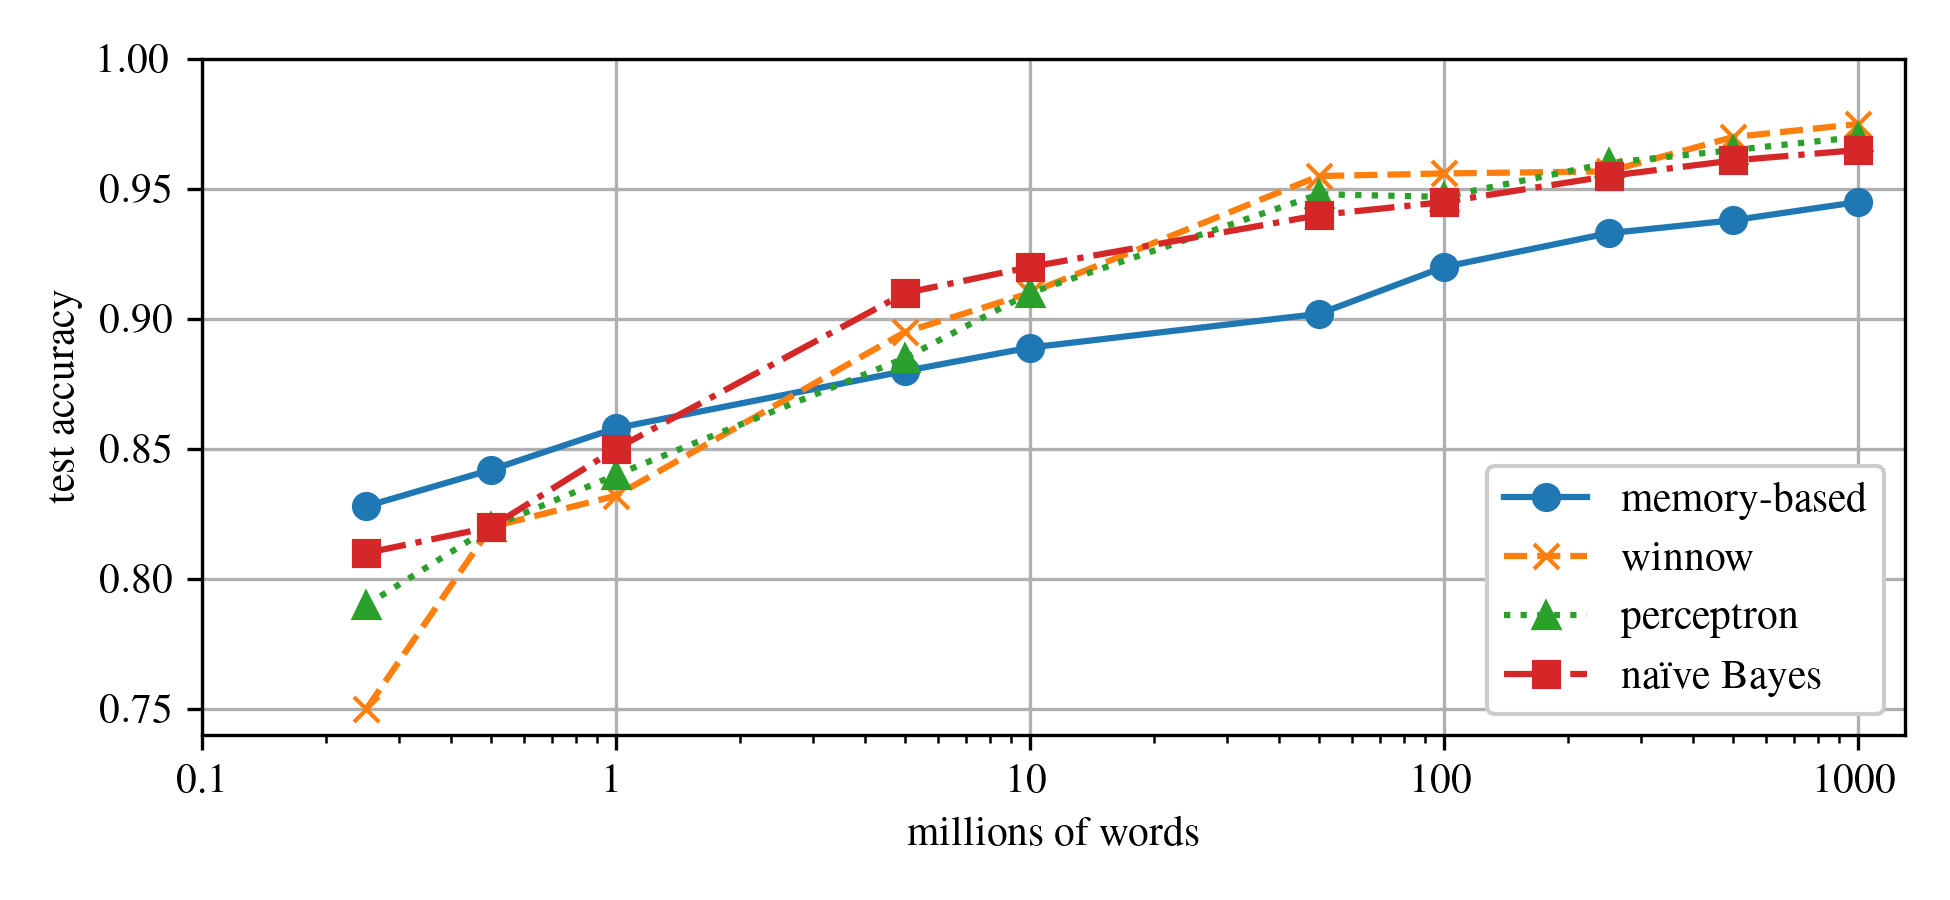

The script that saved this image:
#!/usr/bin/env python3
# -*- coding: utf-8 -*-

import IPython as IP
IP.get_ipython().run_line_magic('reset', '-sf')

#%% import modules and set default fonts and colors

"""
Default plot formatting code for Austin Downey's series of open-source notes/
books. This common header is used to set the fonts and format.

Header file last updated May 16, 2024
"""

import numpy as np
import scipy as sp
import matplotlib.pyplot as plt
import matplotlib as mpl


# set default fonts and plot colors
plt.rcParams.update({'text.usetex': True})
plt.rcParams.update({'image.cmap': 'viridis'})
plt.rcParams.update({'font.serif':['Times New Roman', 'Times', 'DejaVu Serif',
 'Bitstream Vera Serif', 'Computer Modern Roman', 'New Century Schoolbook',
 'Century Schoolbook L',  'Utopia', 'ITC Bookman', 'Bookman', 
 'Nimbus Roman No9 L', 'Palatino', 'Charter', 'serif']})
plt.rcParams.update({'font.family':'serif'})
plt.rcParams.update({'font.size': 10})
plt.rcParams.update({'mathtext.rm': 'serif'})
# I don't think I need this next line as its set to 'stixsans' above. 
plt.rcParams.update({'mathtext.fontset': 'custom'}) 
cc = plt.rcParams['axes.prop_cycle'].by_key()['color']
## End of plot formatting code

plt.close('all')

#%% Load special modules as needed


import numpy as np
import matplotlib.pyplot as plt

# ---------------------------------------------
# Visually extracted / approximated data points
# (read off the original JPG; values rounded)
# ---------------------------------------------
x = np.array([0.25, 0.5, 1, 5, 10, 50, 100, 250, 500, 1000])  # “Millions of words”

memory_based   = np.array([0.828, 0.842, 0.858, 0.88, 0.889, 0.902, 0.920, 0.933, 0.938, 0.945])
winnow         = np.array([0.75, 0.82, 0.832, 0.895, 0.91, 0.955, 0.956, 0.9568, 0.97, 0.975])
perceptron     = np.array([0.79, 0.82, 0.84, 0.885, 0.91, 0.948, 0.947, 0.96, 0.965, 0.97])


naive_bayes    = np.array([0.81, 0.82, 0.85, 0.91, 0.92, 0.94, 0.945, 0.955, 0.961, 0.965])

# ---------------------------------------------
# Re‑plot with matplotlib defaults
# ---------------------------------------------
plt.figure(figsize=(6.5, 3))

plt.plot(x, memory_based,  marker='o',linestyle='-',  label='memory‑based',   )
plt.plot(x, winnow,        marker='x',linestyle='--',  label='winnow',       )
plt.plot(x, perceptron,    marker='^',linestyle=':',  label='perceptron',   )
plt.plot(x, naive_bayes,   marker='s',linestyle='-.',  label='naïve Bayes',  )

plt.xscale('log')
plt.xlabel('millions of words')
plt.ylabel('test accuracy')
# plt.xtickslabel([0.1, 1, 10, 100, 1000])
plt.xticks([0.1, 1, 10, 100, 1000],   # positions  (must be numeric)
           ['0.1', '1', '10', '100', '1000'])  # labels     (strings)
plt.xlim(0.1, 1300)
plt.ylim(0.74, 1.0)
plt.legend(framealpha=1,loc=4)
plt.grid(True)
plt.tight_layout()
plt.savefig("data_versus_algorithms",dpi=300)
















# from sklearn import datasets
# from sklearn.pipeline import Pipeline
# from sklearn.preprocessing import StandardScaler
# from sklearn.svm import LinearSVC



# #%% SVM polynominal features


# # Load iris dataset
# iris = datasets.load_iris()
# X = iris["data"][:, (2, 3)]  # Use petal length and petal width
# y = (iris["target"] == 2).astype(np.float64)  # Binary classification for Iris virginica

# # Define and train SVM classifier with scaling
# svm_clf = Pipeline([
#     ("scaler", StandardScaler()),  # Feature scaling
#     ("linear_svc", LinearSVC(C=1, loss="hinge", random_state=42)),  # SVM classifier
# ])
# svm_clf.fit(X, y)  # Fit the pipeline on the data

# # Define separate SVM classifiers for comparison with different regularization parameters
# scaler = StandardScaler()
# svm_clf1 = LinearSVC(C=1, loss="hinge", random_state=42)
# svm_clf2 = LinearSVC(C=100, loss="hinge", random_state=42)

# # Create pipelines for the classifiers
# scaled_svm_clf1 = Pipeline([
#     ("scaler", scaler),
#     ("linear_svc", svm_clf1),
# ])
# scaled_svm_clf2 = Pipeline([
#     ("scaler", scaler),
#     ("linear_svc", svm_clf2),
# ])

# # Fit the classifiers on the data
# scaled_svm_clf1.fit(X, y)
# scaled_svm_clf2.fit(X, y)

# # Convert parameters to unscaled versions
# b1 = svm_clf1.decision_function([-scaler.mean_ / scaler.scale_])
# b2 = svm_clf2.decision_function([-scaler.mean_ / scaler.scale_])
# w1 = svm_clf1.coef_[0] / scaler.scale_
# w2 = svm_clf2.coef_[0] / scaler.scale_
# svm_clf1.intercept_ = np.array([b1])
# svm_clf2.intercept_ = np.array([b2])
# svm_clf1.coef_ = np.array([w1])
# svm_clf2.coef_ = np.array([w2])

# # Find support vectors (LinearSVC does not do this automatically)
# t = y * 2 - 1  # Convert labels to +1 and -1
# support_vectors_idx1 = (t * (X.dot(w1) + b1) < 1).ravel()  # Support vectors for svm_clf1
# support_vectors_idx2 = (t * (X.dot(w2) + b2) < 1).ravel()  # Support vectors for svm_clf2
# svm_clf1.support_vectors_ = X[support_vectors_idx1]
# svm_clf2.support_vectors_ = X[support_vectors_idx2]

# # Plotting the decision function in 3D without a function
# fig = plt.figure(figsize=(6.5, 4))
# ax1 = fig.add_subplot(111, projection='3d')

# # Crop the dataset to the x1 limits
# x1_lim = [4, 6]
# x2_lim = [0.8, 2.8]
# x1_in_bounds = (X[:, 0] > x1_lim[0]) & (X[:, 0] < x1_lim[1])
# X_crop = X[x1_in_bounds]
# y_crop = y[x1_in_bounds]

# # Generate a mesh grid for plotting
# x1s = np.linspace(x1_lim[0], x1_lim[1], 20)
# x2s = np.linspace(x2_lim[0], x2_lim[1], 20)
# x1, x2 = np.meshgrid(x1s, x2s)
# xs = np.c_[x1.ravel(), x2.ravel()]
# df = (xs.dot(w2) + b2).reshape(x1.shape)

# # Calculate decision boundary and margins
# m = 1 / np.linalg.norm(w2)
# boundary_x2s = -x1s * (w2[0] / w2[1]) - b2 / w2[1]
# margin_x2s_1 = -x1s * (w2[0] / w2[1]) - (b2 - 1) / w2[1]
# margin_x2s_2 = -x1s * (w2[0] / w2[1]) - (b2 + 1) / w2[1]

# # Plot the decision function and margins in 3D
# ax1.plot_surface(x1s, x2, np.zeros_like(x1), color="b", alpha=0.2, cstride=100, rstride=100)
# ax1.plot(x1s, boundary_x2s, 0, "k-", linewidth=2, label=r"$h=0$")
# ax1.plot(x1s, margin_x2s_1, 0, "k:", linewidth=2, label=r"$h=\pm 1$")
# ax1.plot(x1s, margin_x2s_2, 0, "k:", linewidth=2)
# ax1.plot(X_crop[:, 0][y_crop == 0], X_crop[:, 1][y_crop == 0], 0, "s",color=cc[1], markersize=5)
# ax1.plot(X_crop[:, 0][y_crop == 1], X_crop[:, 1][y_crop == 1], 0, "d",color=cc[2], markersize=5)
# ax1.plot_wireframe(x1, x2, df, alpha=0.3, color="k")
# ax1.axis(x1_lim + x2_lim)
# #ax1.text(4.5, 2.6, 3.8, "decision function $h$")
# ax1.set_xlabel(r"petal length (cm)", labelpad=5)
# ax1.set_ylabel(r"petal width (cm)", labelpad=5)
# ax1.set_zlabel(r"$h = \mathbf{w}^T \mathbf{x} + b$", labelpad=0)
# ax1.legend(loc="upper left")

# plt.tight_layout()
# plt.savefig("SVM_decision_function.pdf")















